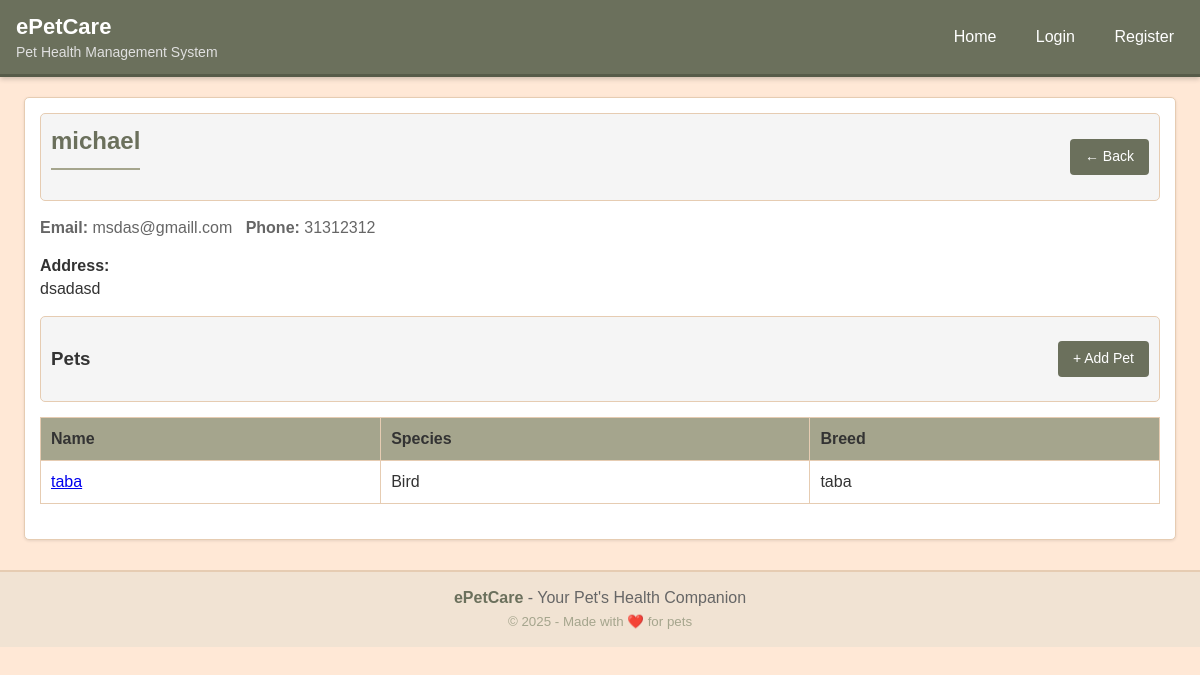
The app's page /owners/1/, older data.
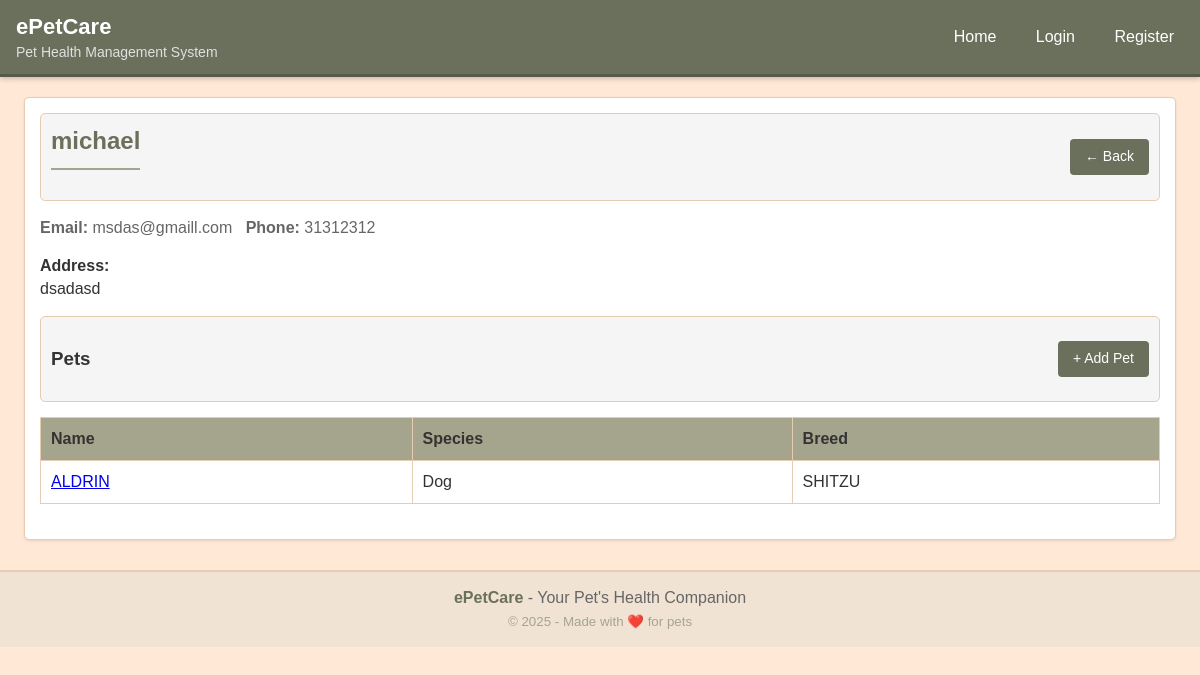
The same page, newer data.
### clinic/models.py (models this page shows, shortened)
class Pet(models.Model):
    class Species(models.TextChoices):
        DOG = 'dog', 'Dog'
        CAT = 'cat', 'Cat'
        BIRD = 'bird', 'Bird'
        RABBIT = 'rabbit', 'Rabbit'
        OTHER = 'other', 'Other'
    class Sex(models.TextChoices):
        MALE = 'male', 'Male'
        FEMALE = 'female', 'Female'
        UNKNOWN = 'unknown', 'Unknown'
    owner = models.ForeignKey(Owner, on_delete=models.CASCADE, related_name='pets')
    name = models.CharField(max_length=80)
    species = models.CharField(max_length=20, choices=Species.choices, default=Species.DOG)
    breed = models.CharField(max_length=80, blank=True)
    sex = models.CharField(max_length=20, choices=Sex.choices, default=Sex.UNKNOWN)
    birth_date = models.DateField(null=True, blank=True)
    weight_kg = models.DecimalField(max_digits=5, decimal_places=2, null=True, blank=True)
    notes = models.TextField(blank=True)

### clinic/views.py (the view)
# urls.py: path('owners/<int:pk>/', views.owner_detail, name='owner_detail'),
def owner_detail(request, pk: int):
    owner = get_object_or_404(Owner, pk=pk)
    pets = owner.pets.all().order_by('name')
    return render(request, 'clinic/owner_detail.html', {"owner": owner, "pets": pets})

### clinic/templates/clinic/owner_detail.html (shortened to what this page needs)
{% extends 'clinic/base.html' %}
{% block content %}
<div class="toolbar">
  <h2>{{ owner.full_name }}</h2>
  <a class="btn" href="{% url 'owner_list' %}">← Back</a>
</div>
<p class="muted"><strong>Email:</strong> {{ owner.email|default:'-' }} &nbsp; <strong>Phone:</strong> {{ owner.phone|default:'-' }}</p>
<p><strong>Address:</strong><br>{{ owner.address|linebreaksbr }}</p>
<div class="toolbar" style="margin-top:16px;">
  <h3>Pets</h3>
  <a class="btn" href="{% url 'pet_create' %}?owner={{ owner.id }}">+ Add Pet</a>
</div>
<table>
  <thead>
    <tr><th>Name</th><th>Species</th><th>Breed</th></tr>
  </thead>
  <tbody>
    {% for pet in pets %}
      <tr>
        <td><a href="{% url 'pet_detail' pet.pk %}">{{ pet.name }}</a></td>
        <td>{{ pet.get_species_display }}</td>
        <td>{{ pet.breed|default:'-' }}</td>
      </tr>
    {% empty %}
      <tr><td colspan="3">No pets yet.</td></tr>
    {% endfor %}
  </tbody>
</table>
{% endblock %}

Row changes from the older to the newer data that the page shows:
removed Pet: name "taba", species "Bird", breed "taba"
added Pet: name "ALDRIN", species "Dog", breed "SHITZU"
